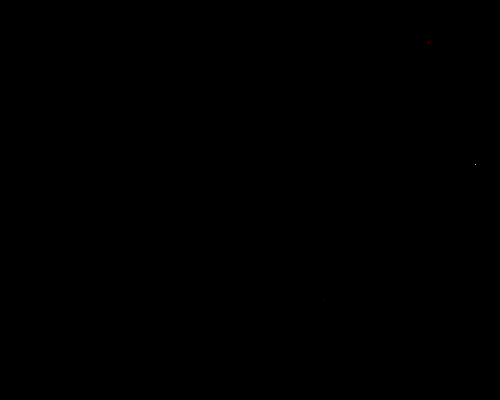
Frame 1 (no input)
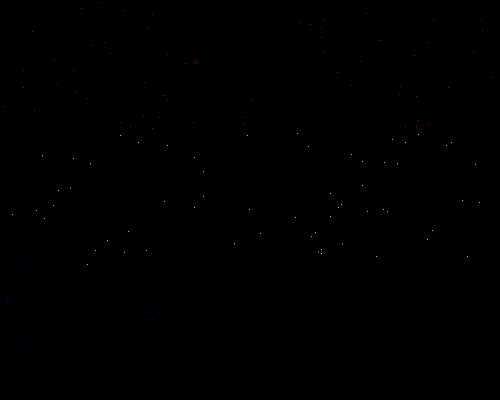
Frame 60 (the mouse pressed at the canvas centre just before this capture)
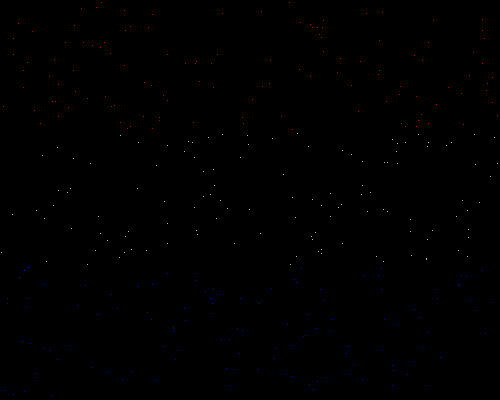
Frame 120 (the mouse held since frame 60 and released just before this capture)

The Processing sketch that drew these frames (run headless with seeded random() and noise(); from frame 60 on, the mouse is pressed at the canvas centre):

// Processing sketch: Rood_Wit_Blauw
// ── Rood_Wit_Blauw.pde
float x;
float y;
void setup()
{
  size(500, 400);
  frameRate(10000);
  background(0);
}

void draw()
{
  
  //BLAUW
  stroke(0,0,255);
  x = random(width);
  y = random((height /3) * 2,height);
  point(x,  y);
  
  //WIT
  stroke(255,255,255);
  x = random(width);
  y = random(height / 3,(height / 3) * 2);
  point(x,  y);
  
  //ROOD
  stroke(255,0,0);
  x = random(width);
  y = random(0,height/3);
  point(x,  y);
  
  //point( random(width), random(height - 60) + 20 );
  
}
